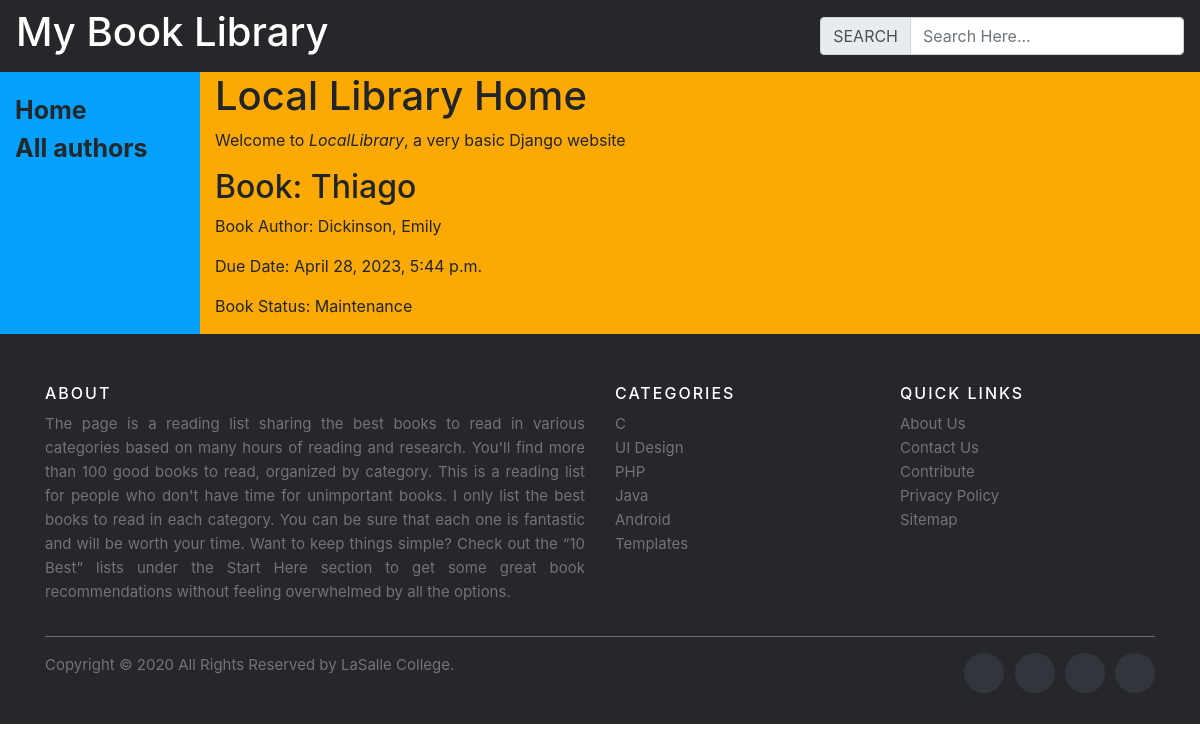
Screenshot of /bookDetails/4/ with the database file from the repository.
### mylibraray/models.py (models this page shows, shortened)
class BookInstance(models.Model):
    B_STATUS = [('M','Maintenance'), ('B','Booked'), ('A', 'Available'), ('R','Reserved')]
    book = models.ForeignKey(Book, on_delete=models.CASCADE)
    status = models.CharField(max_length=1, choices=B_STATUS, default='A')
    due = models.DateTimeField(default=timezone.now)
    class Meta:
        ordering = ['book']

class Book(models.Model):
    title = models.CharField(max_length=200)
    author = models.ForeignKey(Author, on_delete=models.CASCADE)
    summary = models.TextField()
    isbn = models.CharField(max_length=13)
    genre = models.ManyToManyField(Genre)
    class Meta:
        ordering = ['title']

class Author(models.Model):
    firstName = models.CharField(max_length=200)
    lastName = models.CharField(max_length=200)
    birthDate = models.DateTimeField(default=timezone.now)
    def __str__(self) -> str:
        return self.lastName+ ', ' + self.firstName

### mylibraray/views.py (the view)
# urls.py: path('bookDetails/<int:received_id>/', views.bookDetails, name="book-details"),
def bookDetails(request, received_id):
    bookSelected = Book.objects.get(id=received_id)
    bookIns = BookInstance()
    for bookI in BookInstance.objects.all():
        if bookI.book == bookSelected:
            bookIns = bookI
            break
    return render(request, 'mylibraray/bookInstance.html', {'bookIns' : bookIns, 'bookSelected' : bookSelected ,'title' : 'Details'})

### mylibraray/templates/mylibraray/bookInstance.html (shortened to what this page needs)
{% extends "mylibraray/base_generic.html" %}
{% block content %}
<h1>Local Library Home</h1>
  <p>Welcome to <em>LocalLibrary</em>, a very basic Django website </p>
    <h2>Book: {{bookIns.book.title}}</h2>
	<p> Book Author: {{bookSelected.author}}</p>
    <p> Due Date: {{bookIns.due}}</p>
	{% if bookIns.status == 'M'%}
		<p> Book Status: Maintenance</p>
	{% endif %}
{% endblock %}

### rows the page displays
BookInstance: book "Thiago", due "April 28, 2023, 5:44 p.m."
Book: author "Dickinson, Emily"
